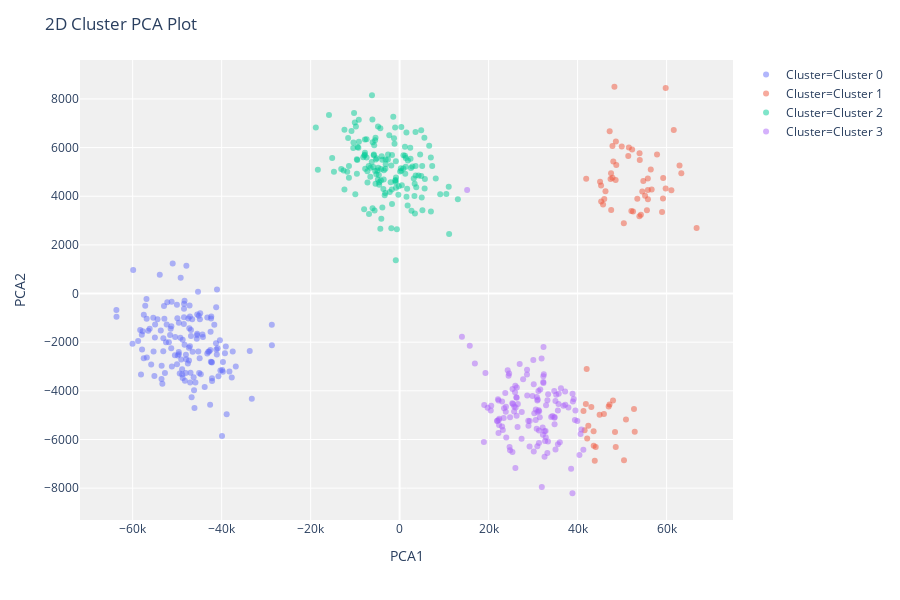

Notebook code for this chart:
### Markdown cell above
# plot a model

### Code cell
plot_model(kmeans)

### Figure 1 — Plotly figure (JSON) as saved in the notebook; plotly's stock layout.template omitted (floating-point values rounded to 4 significant figures; data arrays with more than 128 entries replaced by an {"elided": "..."} marker saying what was removed)
{"data": [{"customdata": {"elided": "147x1 int values"}, "hoverlabel": {"namelength": 0}, "hovertemplate": "Cluster=Cluster 0<br>PCA1=%{x}<br>PCA2=%{y}<br>Feature=%{customdata[0]}", "legendgroup": "Cluster=Cluster 0", "marker": {"color": "#636efa", "opacity": 0.5, "symbol": "circle"}, "mode": "markers", "name": "Cluster=Cluster 0", "showlegend": true, "textposition": "top center", "type": "scatter", "x": {"elided": "147 float values"}, "xaxis": "x", "y": {"elided": "147 float values"}, "yaxis": "y"}, {"customdata": [[86], [56], [91], [59], [28], [85], [65], [94], [86], [30], [62], [85], [59], [30], [83], [66], [31], [88], [28], [85], [64], [33], [62], [89], [61], [29], [56], [92], [62], [60], [85], [88], [94], [62], [64], [29], [27], [31], [87], [32], [63], [58], [62], [32], [93], [59], [61], [53], [82], [28], [32], [89], [84], [87], [29], [58], [29], [55], [25], [60], [88], [24], [56], [95], [89], [86], [85], [60], [87], [29], [23], [31]], "hoverlabel": {"namelength": 0}, "hovertemplate": "Cluster=Cluster 1<br>PCA1=%{x}<br>PCA2=%{y}<br>Feature=%{customdata[0]}", "legendgroup": "Cluster=Cluster 1", "marker": {"color": "#EF553B", "opacity": 0.5, "symbol": "circle"}, "mode": "markers", "name": "Cluster=Cluster 1", "showlegend": true, "textposition": "top center", "type": "scatter", "x": [62910.0, 43630.0, 59240.0, 48280.0, 53900.0, 59800.0, 47420.0, 53980.0, 55590.0, 48580.0, 47550.0, 47840.0, 53420.0, 56650.0, 48410.0, 56450.0, 41580.0, 42160.0, 57860.0, 58980.0, 53920.0, 66750.0, 59200.0, 47180.0, 42050.0, 55810.0, 55170.0, 44950.0, 42410.0, 46990.0, 43860.0, 43080.0, 59800.0, 63320.0, 43600.0, 54780.0, 44070.0, 52840.0, 51530.0, 54540.0, 47840.0, 47210.0, 48550.0, 61090.0, 48030.0, 51400.0, 47520.0, 46000.0, 41860.0, 45300.0, 52470.0, 45730.0, 48700.0, 52090.0, 47960.0, 52680.0, 50400.0, 50430.0, 55800.0, 49920.0, 48600.0, 54230.0, 52260.0, 45050.0, 50870.0, 46270.0, 41330.0, 55780.0, 45280.0, 61620.0, 41930.0, 45920.0], "xaxis": "x", "y": [5261.0, -6255.0, 4745.0, 8500.0, 3177.0, 8450.0, 4709.0, 5488.0, 3427.0, -6305.0, 3438.0, 4758.0, 3894.0, 4271.0, -5694.0, 5101.0, -5616.0, -5954.0, 5718.0, 3351.0, 5766.0, 2693.0, 3904.0, -4558.0, -3106.0, 3879.0, 4017.0, -4986.0, -5432.0, -4647.0, -6877.0, -4661.0, 4316.0, 4946.0, -5657.0, 4630.0, -6308.0, -5678.0, 6007.0, 4194.0, 6060.0, 6674.0, 4668.0, 4244.0, 5422.0, 5657.0, 4942.0, 3884.0, -4543.0, 3778.0, 3372.0, 3658.0, 5282.0, 3388.0, -4397.0, -4749.0, 2891.0, -6854.0, 4253.0, 6049.0, 6250.0, 3238.0, 5916.0, 4591.0, -5178.0, 4207.0, -4824.0, 4732.0, 4437.0, 6726.0, 4718.0, -4954.0], "yaxis": "y"}, {"customdata": {"elided": "156x1 int values"}, "hoverlabel": {"namelength": 0}, "hovertemplate": "Cluster=Cluster 2<br>PCA1=%{x}<br>PCA2=%{y}<br>Feature=%{customdata[0]}", "legendgroup": "Cluster=Cluster 2", "marker": {"color": "#00cc96", "opacity": 0.5, "symbol": "circle"}, "mode": "markers", "name": "Cluster=Cluster 2", "showlegend": true, "textposition": "top center", "type": "scatter", "x": {"elided": "156 float values"}, "xaxis": "x", "y": {"elided": "156 float values"}, "yaxis": "y"}, {"customdata": {"elided": "130x1 int values"}, "hoverlabel": {"namelength": 0}, "hovertemplate": "Cluster=Cluster 3<br>PCA1=%{x}<br>PCA2=%{y}<br>Feature=%{customdata[0]}", "legendgroup": "Cluster=Cluster 3", "marker": {"color": "#ab63fa", "opacity": 0.5, "symbol": "circle"}, "mode": "markers", "name": "Cluster=Cluster 3", "showlegend": true, "textposition": "top center", "type": "scatter", "x": {"elided": "130 float values"}, "xaxis": "x", "y": {"elided": "130 float values"}, "yaxis": "y"}], "layout": {"height": 600, "legend": {"tracegroupgap": 0}, "margin": {"t": 60}, "plot_bgcolor": "rgb(240,240,240)", "title": {"text": "2D Cluster PCA Plot"}, "xaxis": {"anchor": "y", "domain": [0, 1], "title": {"text": "PCA1"}}, "yaxis": {"anchor": "x", "domain": [0, 1], "title": {"text": "PCA2"}}}}
